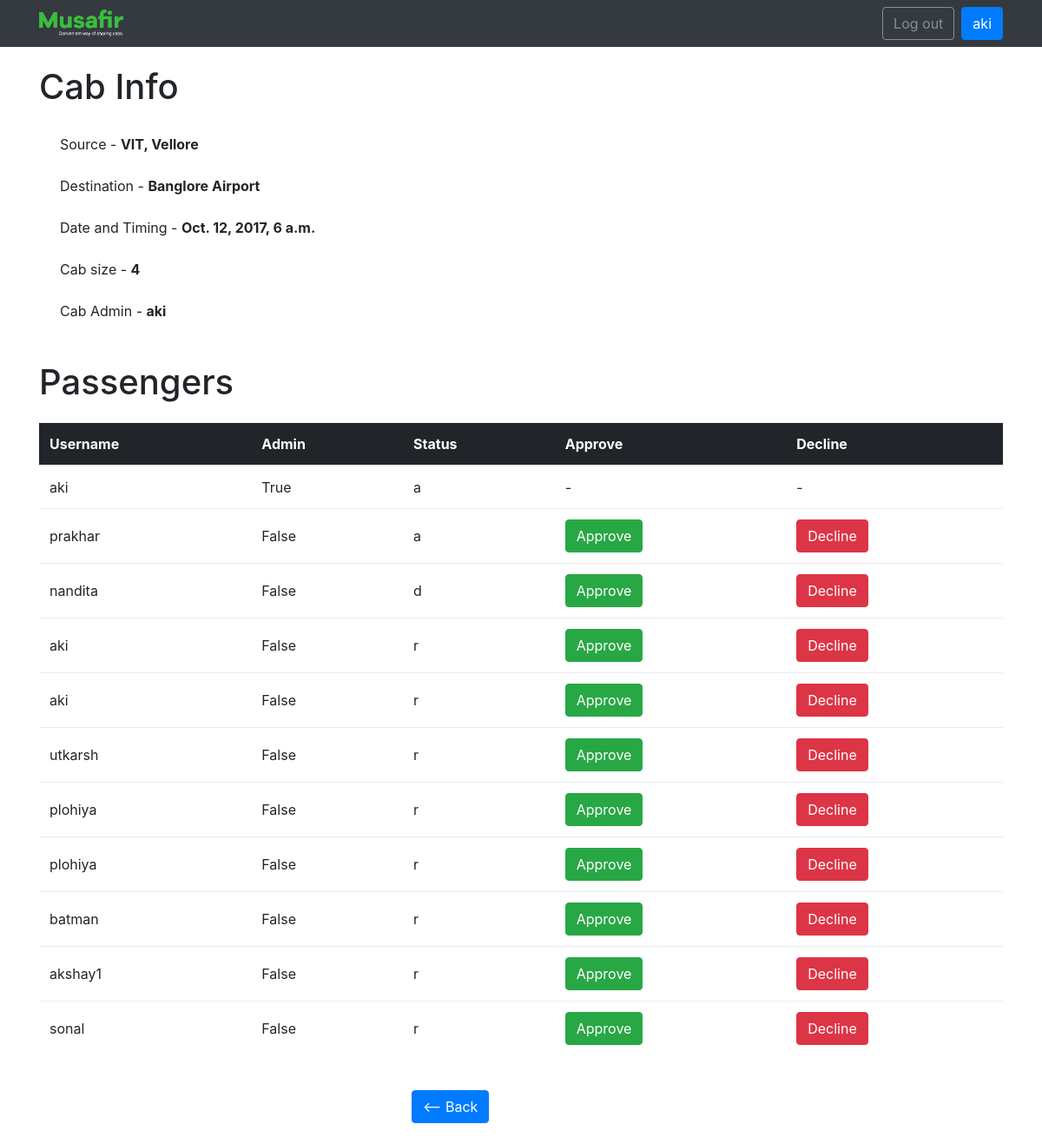
Screenshot of /aki/manage_cab/1/ (signed in) with the database file from the repository.
### cabshare/models.py (models this page shows)
class Cab(models.Model):
    source = models.CharField(max_length=20)
    destination = models.CharField(max_length=20)
    dep_date_time = models.DateTimeField()
    size = models.IntegerField()
    cab_admin = models.ForeignKey(User,on_delete = models.CASCADE,related_name='cab_admin')
    created_at = models.DateTimeField(auto_now_add=True)

class Passengers(models.Model):
    user = models.ForeignKey(User,on_delete = models.CASCADE, related_name='passangers')
    of_cab = models.ForeignKey(Cab,on_delete = models.CASCADE, related_name='of_cab')
    is_cab_admin = models.BooleanField()
    approval_status = models.CharField(max_length=1) # requested = r, approved = a, declined = d

### cabshare/views.py (the view)
# urls.py: url(r'^(?P<username>[\w.@+-]+)/manage_cab/(?P<pk>\d+)/$', views.manage_cab, name='manage_cab'),
@login_required(login_url='/login')
def manage_cab(request, username, pk):
    cab = get_object_or_404(Cab, id=pk)
    user = get_object_or_404(User, username=username)
    passengers = list(Passengers.objects.filter(of_cab=pk))
    return render(request, 'manage_cab.html', {'cab': cab, 'passengers': passengers})

### templates/manage_cab.html
{% extends "base.html" %}
{% block content %}
<br>
<div class="container">
    <h1> Cab Info </h1>
</div>
<br>
<div class="container">
    <div class="ml-4 mb-4">
    Source - <span class="font-weight-bold">{{ cab.source }}</span>
    </div>
    <div class="ml-4 mb-4">
        Destination - <span class="font-weight-bold">{{ cab.destination }}</span>
    </div>
    <div class="ml-4 mb-4">
        Date and Timing - <span class="font-weight-bold">{{ cab.dep_date_time }}</span>
    </div>
    <div class="ml-4 mb-4">
        Cab size - <span class="font-weight-bold">{{ cab.size }}</span>
    </div>
    <div class="ml-4 mb-4">
        Cab Admin - <span class="font-weight-bold">{{ cab.cab_admin }}</span>
    </div>
</div>
<div class="container">
    <br>
    <h1 class="mb-4"> Passengers </h1>
<table class="table">
    <thead class="thead-inverse">
    <tr>
        <th>Username</th>
        <th>Admin</th>
        <th>Status</th>
        <th>Approve</th>
        <th>Decline</th>
    </tr>
    </thead>
    <tbody>
        {% for passenger in passengers %}
            <tr>
            <td class="align-middle"> {{ passenger.user }} </td>
            <td class="align-middle"> {{ passenger.is_cab_admin }} </td>
            <td class="align-middle"> {{ passenger.approval_status }} </td>
            {% if passenger.is_cab_admin %}
            <td class="align-middle"> - </td>
            <td class="align-middle"> - </td>
            {% else %}
            <td class="align-middle">
                <a href="{% url 'approve_cab' pk_cab=cab.pk pk_user=passenger.user.username %}"> <button class="btn btn-success"> Approve </button> </a>
            </td>
            <td class="align-middle">
                <a href="{% url 'decline_cab' pk_cab=cab.pk pk_user=passenger.user.username %}"> <button class="btn btn-danger"> Decline </button> </a>
            </td>
            {% endif %}
            </tr>
        {% endfor %}
    </tbody>
</table>
</div>
<br>
<div class="row mx-auto" style="width: 300px;">
    <div class="ml-4 mb-4">
        <a href="{% url 'view_cabs' %}" class="btn btn-primary"> <-- Back</a>
    </div>
</div>
{% endblock %}

### templates/base.html (shortened to what this page needs)
{% load static %}
<!DOCTYPE html>
<html>
<head>
    <link rel="stylesheet" href="{% static 'css/bootstrap.min.css' %}"> {% block stylesheet %}{% endblock %}
</head>
<body>
    <nav class="navbar navbar-expand-lg navbar-dark bg-dark">
        <div class="container">
            <a class="navbar-left" href="{% url 'view_cabs' %}"><img style="height: 32px;" src="{% static 'img\logo_Musafir.png' %}"></a>
            <div class="" id="mainMenu">
                {% if user.is_authenticated %}
                <form class="form-inline ml-auto">
                    <a href="{% url 'logout' %}" class="btn btn-outline-secondary">Log out</a>
                    <a href="#" class="btn btn-primary ml-2">{{ user.username }}</a>
                </form>
                {% else %}
                <form class="form-inline ml-auto">
                    <a href="{% url 'login' %}" class="btn btn-outline-secondary">Log in</a>
                    <a href="{% url 'signup' %}" class="btn btn-primary ml-2">Sign up</a>
                </form>
                {% endif %}
            </div>
        </div>
    </nav>
    {% block content %} {% endblock %}
</body>
</html>

### rows the page displays
Cab: source "VIT, Vellore", destination "Banglore Airport", dep_date_time "Oct. 12, 2017, 6 a.m.", size "4", cab_admin "aki"
Passengers: user "aki", is_cab_admin "True", approval_status "a"
Passengers: user "prakhar", is_cab_admin "False", approval_status "a", shows "Approve"
Passengers: user "nandita", is_cab_admin "False", approval_status "d", shows "Approve"
Passengers: user "aki", is_cab_admin "False", approval_status "r", shows "Approve"
Passengers: user "aki", is_cab_admin "False", approval_status "r", shows "Approve"
Passengers: user "utkarsh", is_cab_admin "False", approval_status "r", shows "Approve"
Passengers: user "plohiya", is_cab_admin "False", approval_status "r", shows "Approve"
Passengers: user "plohiya", is_cab_admin "False", approval_status "r", shows "Approve"
Passengers: user "batman", is_cab_admin "False", approval_status "r", shows "Approve"
Passengers: user "akshay1", is_cab_admin "False", approval_status "r", shows "Approve"
Passengers: user "sonal", is_cab_admin "False", approval_status "r", shows "Approve"

### other values shown
{{ user.username }} "aki"
